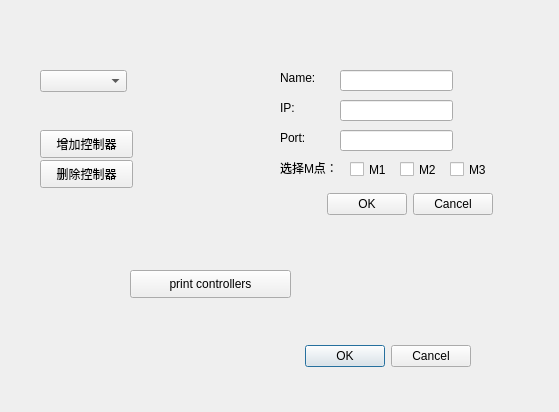
<?xml version="1.0" encoding="UTF-8"?>
<ui version="4.0">
 <class>Dialog</class>
 <widget class="QDialog" name="Dialog">
  <property name="geometry">
   <rect>
    <x>0</x>
    <y>0</y>
    <width>559</width>
    <height>412</height>
   </rect>
  </property>
  <property name="windowTitle">
   <string>Dialog</string>
  </property>
  <widget class="QPushButton" name="btnDelController">
   <property name="geometry">
    <rect>
     <x>40</x>
     <y>160</y>
     <width>93</width>
     <height>28</height>
    </rect>
   </property>
   <property name="text">
    <string>删除控制器</string>
   </property>
  </widget>
  <widget class="QComboBox" name="comboBox_controllers">
   <property name="geometry">
    <rect>
     <x>40</x>
     <y>70</y>
     <width>87</width>
     <height>22</height>
    </rect>
   </property>
  </widget>
  <widget class="QDialogButtonBox" name="buttonBox">
   <property name="geometry">
    <rect>
     <x>130</x>
     <y>340</y>
     <width>341</width>
     <height>32</height>
    </rect>
   </property>
   <property name="orientation">
    <enum>Qt::Horizontal</enum>
   </property>
   <property name="standardButtons">
    <set>QDialogButtonBox::Cancel|QDialogButtonBox::Ok</set>
   </property>
  </widget>
  <widget class="QPushButton" name="btnAddController">
   <property name="geometry">
    <rect>
     <x>40</x>
     <y>130</y>
     <width>93</width>
     <height>28</height>
    </rect>
   </property>
   <property name="text">
    <string>增加控制器</string>
   </property>
  </widget>
  <widget class="QPushButton" name="btnPrint">
   <property name="geometry">
    <rect>
     <x>130</x>
     <y>270</y>
     <width>161</width>
     <height>28</height>
    </rect>
   </property>
   <property name="text">
    <string>print controllers</string>
   </property>
  </widget>
  <widget class="QWidget" name="widget_addController" native="true">
   <property name="geometry">
    <rect>
     <x>230</x>
     <y>40</y>
     <width>291</width>
     <height>201</height>
    </rect>
   </property>
   <widget class="QLineEdit" name="lineEdit_IP">
    <property name="geometry">
     <rect>
      <x>110</x>
      <y>60</y>
      <width>113</width>
      <height>21</height>
     </rect>
    </property>
   </widget>
   <widget class="QLineEdit" name="lineEdit_Port">
    <property name="geometry">
     <rect>
      <x>110</x>
      <y>90</y>
      <width>113</width>
      <height>21</height>
     </rect>
    </property>
   </widget>
   <widget class="QLabel" name="label_9">
    <property name="geometry">
     <rect>
      <x>50</x>
      <y>60</y>
      <width>41</width>
      <height>16</height>
     </rect>
    </property>
    <property name="text">
     <string>IP:</string>
    </property>
   </widget>
   <widget class="QLabel" name="label_10">
    <property name="geometry">
     <rect>
      <x>50</x>
      <y>90</y>
      <width>41</width>
      <height>16</height>
     </rect>
    </property>
    <property name="text">
     <string>Port:</string>
    </property>
   </widget>
   <widget class="QDialogButtonBox" name="buttonBox_2">
    <property name="geometry">
     <rect>
      <x>70</x>
      <y>150</y>
      <width>193</width>
      <height>28</height>
     </rect>
    </property>
    <property name="standardButtons">
     <set>QDialogButtonBox::Cancel|QDialogButtonBox::Ok</set>
    </property>
   </widget>
   <widget class="QLabel" name="label_11">
    <property name="geometry">
     <rect>
      <x>50</x>
      <y>30</y>
      <width>41</width>
      <height>16</height>
     </rect>
    </property>
    <property name="text">
     <string>Name:</string>
    </property>
   </widget>
   <widget class="QLineEdit" name="lineEdit_Name">
    <property name="geometry">
     <rect>
      <x>110</x>
      <y>30</y>
      <width>113</width>
      <height>21</height>
     </rect>
    </property>
   </widget>
   <widget class="QCheckBox" name="checkBox_M1">
    <property name="geometry">
     <rect>
      <x>120</x>
      <y>120</y>
      <width>41</width>
      <height>19</height>
     </rect>
    </property>
    <property name="text">
     <string>M1</string>
    </property>
   </widget>
   <widget class="QCheckBox" name="checkBox_M2">
    <property name="geometry">
     <rect>
      <x>170</x>
      <y>120</y>
      <width>41</width>
      <height>19</height>
     </rect>
    </property>
    <property name="text">
     <string>M2</string>
    </property>
   </widget>
   <widget class="QCheckBox" name="checkBox_M3">
    <property name="geometry">
     <rect>
      <x>220</x>
      <y>120</y>
      <width>51</width>
      <height>19</height>
     </rect>
    </property>
    <property name="text">
     <string>M3</string>
    </property>
   </widget>
   <widget class="QLabel" name="label_12">
    <property name="geometry">
     <rect>
      <x>50</x>
      <y>120</y>
      <width>61</width>
      <height>16</height>
     </rect>
    </property>
    <property name="text">
     <string>选择M点：</string>
    </property>
   </widget>
  </widget>
 </widget>
 <resources/>
 <connections/>
</ui>
